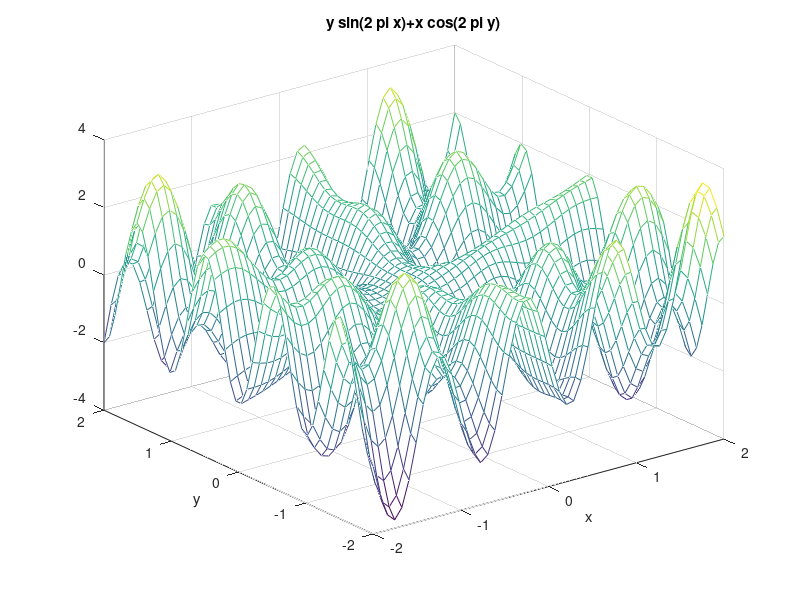

Source code (MATLAB): (Note: this script raises an error after producing the figure.)
function GA1_3_3_2
%% Minimum value of multivariate function
clc
clear all
close all
%%
figure(1);
lbx = -2;ubx = 2;
lby = -2;uby = 2;
ezmesh('y*sin(2*pi*x)+x*cos(2*pi*y)',[lbx,ubx,lby,uby],50);
hold on;
%%
NIND = 40;
MAXGEN = 50;
PRECI = 20;
GGAP = 0.95;
px = 0.7;
pm = 0.01;
trace = zeros(3,MAXGEN);
FieldD=[PRECI PRECI;lbx lby;ubx uby;1 1;0 0;1 1;1 1];
Chrom = crtbp(NIND,PRECI*2);
%%
gen = 0;
XY = bs2rv(Chrom,FieldD);
X = XY(:,1);Y = XY(:,2);
ObjV = Y.*sin(2*pi*X)+X.*cos(2*pi*Y);
while gen<MAXGEN
    FitnV = ranking(-ObjV);
    SelCh = select('sus',Chrom,FitnV,GGAP);
    SelCh = recombin('xovsp',SelCh,px);
    SelCh = mut(SelCh,pm);
    XY = bs2rv(SelCh,FieldD);
    X = XY(:,1);Y = XY(:,2);
    ObjVSel = Y.*sin(2*pi*X)+X.*cos(2*pi*Y);
    [Chrom,ObjV] = reins(Chrom,SelCh,1,1,ObjV,ObjVSel);
    XY = bs2rv(Chrom,FieldD);
    gen = gen+1;
    [Y,I] = max(ObjV);
    trace(1:2,gen) = XY(I,:);
    trace(3,gen) = Y;
end
plot3(trace(1,:),trace(2,:),trace(3,:),'bo');
grid on;
plot3(XY(:,1),XY(:,2),ObjV,'bo');
hold off
%%
figure(2)
plot(1:MAXGEN,trace(3,:));
grid on
xlabel('遗传代数')
ylabel('解的变化')
title('进化过程')
bestZ = trace(3,end);
bestX = trace(1,end);
bestY = trace(2,end);
fprintf(['最优解\nx=',num2str(bestX),'\ny=',num2str(bestY),'\nz=',num2str(bestZ)])